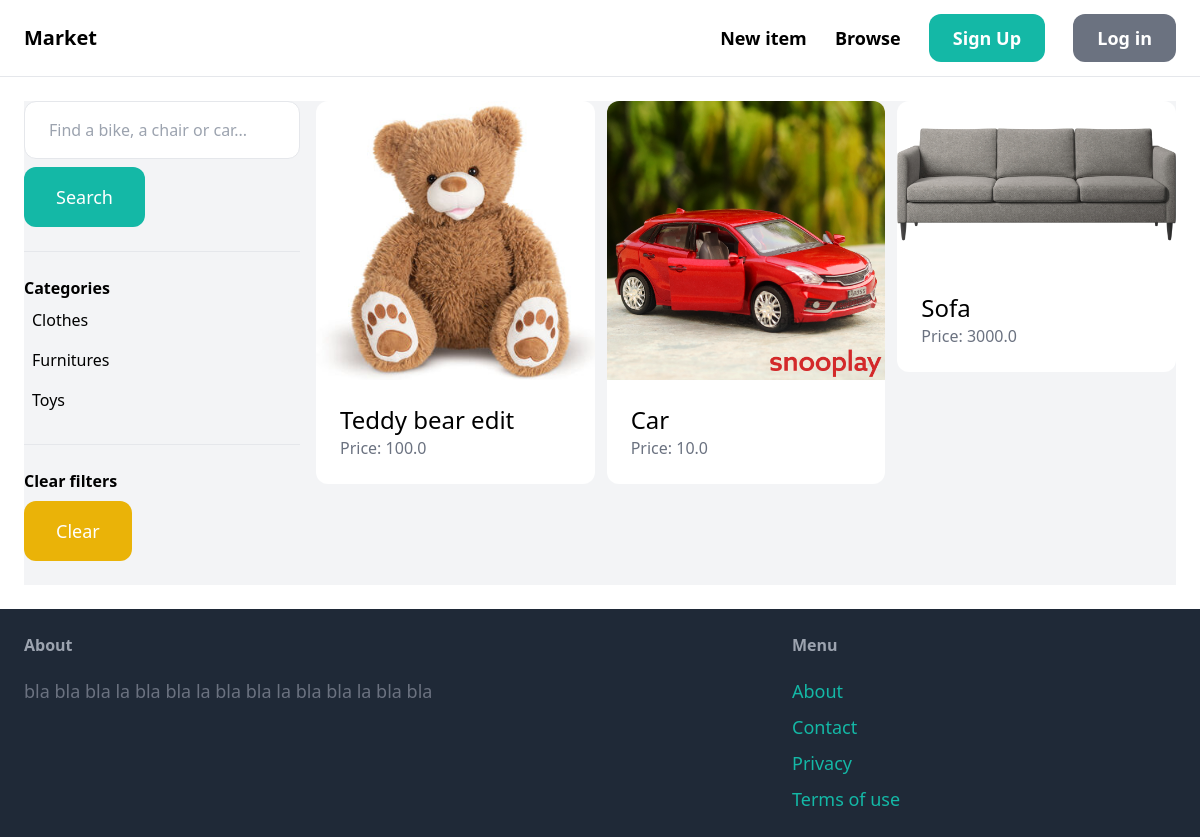
The app's page /items/ with its own data.
### item/models.py (models this page shows, shortened)
class Category(models.Model):
    name = models.CharField(max_length=255)
    class Meta:
        ordering = ('name',)
        verbose_name_plural='Categories'

class Item(models.Model):
    category = models.ForeignKey(Category, related_name='items', on_delete=models.CASCADE)
    name = models.CharField(max_length=255)
    description = models.TextField(blank=True, null=True)
    price = models.FloatField()
    image = models.ImageField(upload_to='item_images', blank=True, null=True)
    is_sold = models.BooleanField(default=False)
    created_by = models.ForeignKey(User, related_name='items', on_delete=models.CASCADE)
    created_at = models.DateTimeField(auto_now_add=True)

### item/views.py (the view)
# urls.py: path('', views.items, name='items'),
def items(request):
    query = request.GET.get('query', '')
    category_id = request.GET.get('category', 0)
    categories = Category.objects.all()
    items = Item.objects.filter(is_sold=False)
    if category_id:
        items = items.filter(category_id=category_id)
    if query:
        items = items.filter(Q(name__icontains=query) | Q(description__icontains=query))
    return render(request, 'item/items.html', {
        'items': items,
        'query': query,
        'categories': categories,
        'category_id': int(category_id)
    })

### item/templates/item/items.html (shortened to what this page needs)
{% extends 'core/base.html' %}
{% block content %}
    <div class="pb-6 grid grid-cols-4 gap-4 bg-gray-100">
        <div class="col-span-1">
            <form method="get" action="{% url 'item:items' %}">
                <input name="query" class="w-full py-4 px-6 border rounded-xl" type="text" value="{{ query }}" placeholder="Find a bike, a chair or car...">
                <button class="mt-2 py-4 px-8 text-lg bg-teal-500 text-white rounded-xl">Search</button>
            </form>
            <hr class="my-6">
            <p class="font-semibold">Categories</p>
            <ul>
                {% for category in categories %}
                    <li class="py-2 px-2 rounded-xl{% if category.id == category_id %} bg-gray-200{% endif %}">
                        <a href="{% url 'item:items' %}?query={{ query }}&category={{ category.id }}">{{ category.name }}</a>
                    </li>
                {% endfor %}
            </ul>
            <hr class="my-6">
            <p class="font-semibold">Clear filters</p>
            <ul>
                <li><a href="{% url 'item:items' %}" class="mt-2 py-4 px-8 inline-block bg-yellow-500 text-lg rounded-xl text-white">Clear</a>
            </ul>
        </div>
        <div class="col-span-3">
            <div class="grid grid-cols-3 gap-3">
                {% for item in items %}
                    <div>
                        <a href="{% url 'item:detail' item.id %}">
                            <div>
                                <img src="{{ item.image.url }}" class="rounded-t-xl">
                            </div>
                            <div class="p-6 bg-white rounded-b-xl">
                                <h2 class="text-2xl">{{ item.name }}</h2>
                                <p class="text-gray-500">Price: {{ item.price }}</p>
                            </div>
                        </a>
                    </div>
                {% endfor %}
            </div>
        </div>
    </div>
{% endblock %}

### records on screen
Category: name "Clothes"
Category: name "Furnitures"
Category: name "Toys"
Item: image (picture), name "Teddy bear edit", price "100.0"
Item: image (picture), name "Car", price "10.0"
Item: image (picture), name "Sofa", price "3000.0"
